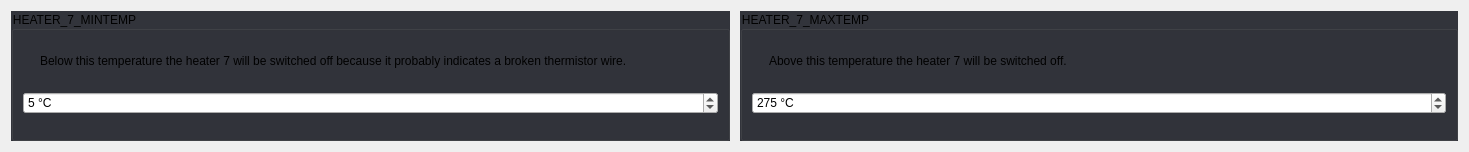
         <widget class="QWidget" name="scrollAreaWidgetContents_22">
          <property name="geometry">
           <rect>
            <x>0</x>
            <y>0</y>
            <width>1469</width>
            <height>152</height>
           </rect>
          </property>
          <property name="styleSheet">
           <string notr="true">#scrollAreaWidgetContents_22 {
	background: rgb(34, 35, 40);
}</string>
          </property>
          <layout class="QGridLayout" name="gridLayout_87">
           <property name="spacing">
            <number>10</number>
           </property>
           <item row="0" column="0">
            <widget class="QGroupBox" name="groupBox_30">
             <property name="focusPolicy">
              <enum>Qt::StrongFocus</enum>
             </property>
             <property name="styleSheet">
              <string notr="true">QGroupBox:!disabled {
	background: rgb(50, 52, 59);
}</string>
             </property>
             <property name="title">
              <string>HEATER_7_MINTEMP</string>
             </property>
             <layout class="QGridLayout" name="gridLayout_96">
              <property name="spacing">
               <number>10</number>
              </property>
              <item row="0" column="0">
               <widget class="QLabel" name="label_94">
                <property name="sizePolicy">
                 <sizepolicy hsizetype="Fixed" vsizetype="Fixed">
                  <horstretch>0</horstretch>
                  <verstretch>0</verstretch>
                 </sizepolicy>
                </property>
                <property name="text">
                 <string/>
                </property>
                <property name="pixmap">
                 <pixmap resource="../resources/resources.qrc">:/info_FILL0_wght100_GRAD0_opsz20.svg</pixmap>
                </property>
               </widget>
              </item>
              <item row="0" column="1">
               <widget class="QLabel" name="label_95">
                <property name="text">
                 <string>Below this temperature the heater 7 will be switched off because it probably indicates a broken thermistor wire.</string>
                </property>
                <property name="wordWrap">
                 <bool>true</bool>
                </property>
               </widget>
              </item>
              <item row="1" column="0" colspan="2">
               <widget class="QSpinBox" name="uHeater7MintempSpinBox">
                <property name="suffix">
                 <string> °C</string>
                </property>
                <property name="maximum">
                 <number>100</number>
                </property>
                <property name="stepType">
                 <enum>QAbstractSpinBox::AdaptiveDecimalStepType</enum>
                </property>
                <property name="value">
                 <number>5</number>
                </property>
               </widget>
              </item>
             </layout>
            </widget>
           </item>
           <item row="0" column="1">
            <widget class="QGroupBox" name="groupBox_40">
             <property name="focusPolicy">
              <enum>Qt::StrongFocus</enum>
             </property>
             <property name="styleSheet">
              <string notr="true">QGroupBox:!disabled {
	background: rgb(50, 52, 59);
}</string>
             </property>
             <property name="title">
              <string>HEATER_7_MAXTEMP</string>
             </property>
             <layout class="QGridLayout" name="gridLayout_115">
              <property name="spacing">
               <number>10</number>
              </property>
              <item row="0" column="0">
               <widget class="QLabel" name="label_115">
                <property name="sizePolicy">
                 <sizepolicy hsizetype="Fixed" vsizetype="Fixed">
                  <horstretch>0</horstretch>
                  <verstretch>0</verstretch>
                 </sizepolicy>
                </property>
                <property name="text">
                 <string/>
                </property>
                <property name="pixmap">
                 <pixmap resource="../resources/resources.qrc">:/info_FILL0_wght100_GRAD0_opsz20.svg</pixmap>
                </property>
               </widget>
              </item>
              <item row="0" column="1">
               <widget class="QLabel" name="label_116">
                <property name="text">
                 <string>Above this temperature the heater 7 will be switched off.</string>
                </property>
                <property name="wordWrap">
                 <bool>true</bool>
                </property>
               </widget>
              </item>
              <item row="1" column="0" colspan="2">
               <widget class="QSpinBox" name="uHeater7MaxtempSpinBox">
                <property name="suffix">
                 <string> °C</string>
                </property>
                <property name="maximum">
                 <number>500</number>
                </property>
                <property name="stepType">
                 <enum>QAbstractSpinBox::AdaptiveDecimalStepType</enum>
                </property>
                <property name="value">
                 <number>275</number>
                </property>
               </widget>
              </item>
             </layout>
            </widget>
           </item>
          </layout>
         </widget>
